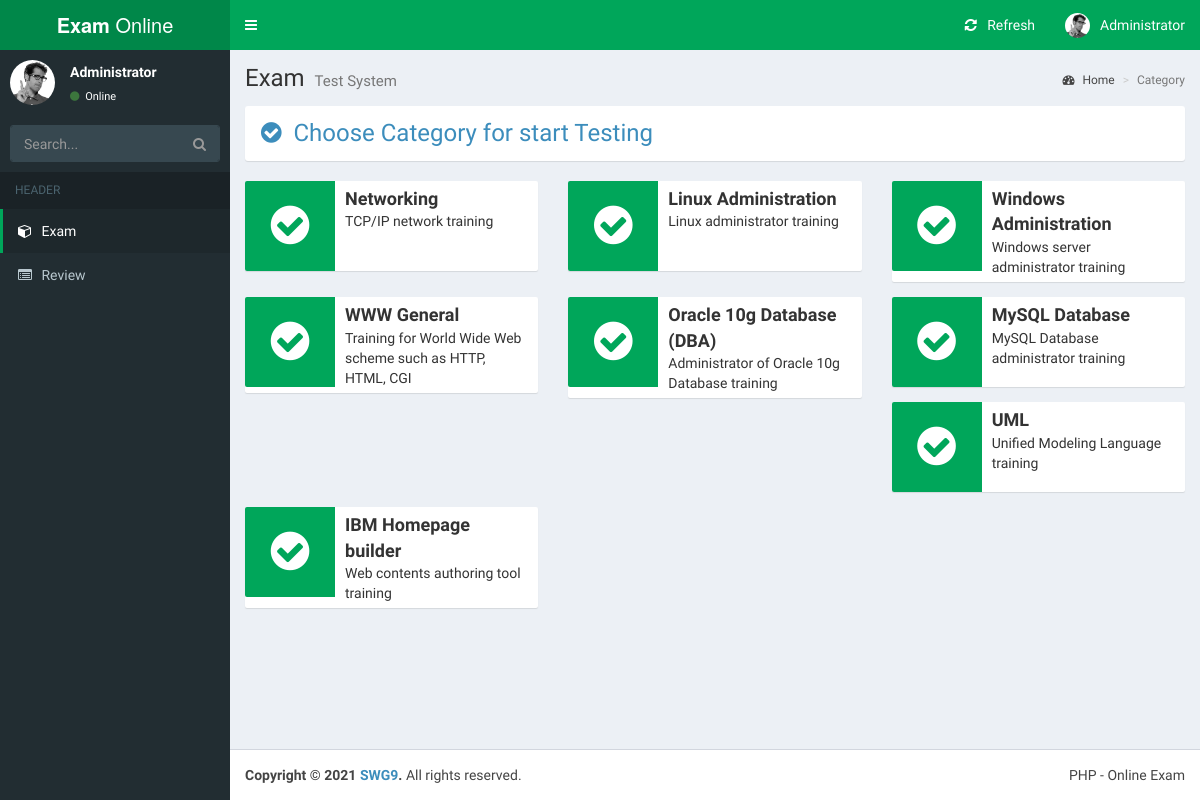
The app's page /student/choose_category.php (signed in) with its own data.
### tables this page shows
CREATE TABLE `tb_category` (
                               `cat_id` int(11) NOT NULL,
                               `name` varchar(100) NOT NULL,
                               `description` varchar(255) DEFAULT NULL,
                               `teacher_id` int(11) NOT NULL,
                               `created_at` timestamp NOT NULL DEFAULT CURRENT_TIMESTAMP,
                               `updated_at` timestamp NOT NULL DEFAULT CURRENT_TIMESTAMP
);

### student/choose_category.php (the view, shortened to what this page needs)
<?php
include_once '../process/connector.php';
?>
<!DOCTYPE html>
<html>
<head>
    <link rel="stylesheet" href="../assets/plugins/bootstrap/dist/css/bootstrap.min.css">
    <link rel="stylesheet" href="../assets/plugins/font-awesome/css/font-awesome.min.css">
    <link rel="stylesheet" href="../assets/plugins/Ionicons/css/ionicons.min.css">
    <link rel="stylesheet" href="../assets/css/AdminLTE.min.css">
    <link rel="stylesheet" href="../assets/css/skins/skin-green.min.css">
    <link rel="stylesheet" href="../assets/css/exam.css">
</head>
<body class="hold-transition skin-green fixed sidebar-mini">
<div class="wrapper">
    <?php include_once 'header.php'; ?>
    <aside class="main-sidebar">
        <section class="sidebar">
            <div class="user-panel">
                <div class="pull-left image">
                    <img src="../assets/img/user2-160x160.jpg" class="img-circle" alt="User Image">
                </div>
                <div class="pull-left info">
                    <p><?=htmlspecialchars($_SESSION['full_name'])?></p>
                    <a href="#"><i class="fa fa-circle text-success"></i> Online</a>
                </div>
            </div>
            <form action="#" method="get" class="sidebar-form">
                <div class="input-group">
                    <input type="text" name="q" class="form-control" placeholder="Search...">
                    <span class="input-group-btn">
              <button type="submit" name="search" id="search-btn" class="btn btn-flat"><i class="fa fa-search"></i>
              </button>
            </span>
                </div>
            </form>
            <ul class="sidebar-menu" data-widget="tree">
                <li class="header">HEADER</li>
                <li class="active"><a href="#"><i class="fa fa-cube"></i> <span>Exam</span></a></li>
                <li><a href="index.php"><i class="fa fa-list-alt"></i> <span>Review</span></a></li>
            </ul>
        </section>
    </aside>
    <div class="content-wrapper">
        <section class="content-header">
            <h1>
                Exam
                <small>Test System</small>
            </h1>
            <ol class="breadcrumb">
                <li><a href="#"><i class="fa fa-dashboard"></i> Home</a></li>
                <li class="active">Category</li>
            </ol>
        </section>
        <section class="content container-fluid">
            <div class="box box-solid">
                <div class="box-body">
                    <div class="row">
                        <div class="col-md-12">
                            <span class="pull-left text-light-blue" style="font-size: x-large">&nbsp;<i class="fa fa-check-circle"></i>&nbsp; Choose Category for start Testing</span>
                        </div>
                    </div>
                </div>
            </div>
            <div class="row">
                <?php
                $sql = "SELECT CAT_ID AS ID, NAME AS CAT_NAME, DESCRIPTION AS CAT_DESC FROM TB_CATEGORY";
                $result = mysqli_query($link, $sql);
                while ($row = mysqli_fetch_assoc($result)) {
                    ?>
                    <div class="col-md-4 col-sm-6 col-xs-12">
                        <div class="info-box">
                            <a href="choose_category.php?id=<?=$row['ID']?>">
                        <span class="info-box-icon bg-green">
                                <i class="fa fa-check-circle"></i>
                        </span>
                            </a>
                            <div class="info-box-content">
                                <span class="info-box-number"><?=htmlspecialchars($row['CAT_NAME'])?></span>
                                <span class="info-box-more"><?=htmlspecialchars($row['CAT_DESC'])?></span>
                            </div>
                        </div>
                    </div>
                    <?php
                }
                ?>
            </div>
        </section>
    </div>
    <footer class="main-footer">
        <div class="pull-right hidden-xs">PHP - Online Exam</div>
        <strong>Copyright &copy; 2021 <a href="#">SWG9</a>.</strong> All rights reserved.
    </footer>
</div>
</body>
</html>

### records on screen
tb_category: name "Networking", description "TCP/IP network training"
tb_category: name "Linux Administration", description "Linux administrator training"
tb_category: name "Windows Administration", description "Windows server administrator training"
tb_category: name "WWW General", description "Training for World Wide Web scheme such as HTTP, HTML, CGI"
tb_category: name "Oracle 10g Database (DBA)", description "Administrator of Oracle 10g Database training"
tb_category: name "MySQL Database", description "MySQL Database administrator training"
tb_category: name "UML", description "Unified Modeling Language training"
tb_category: name "IBM Homepage builder", description "Web contents authoring tool training"

### other values on screen
$_SESSION['full_name'] "Administrator"
